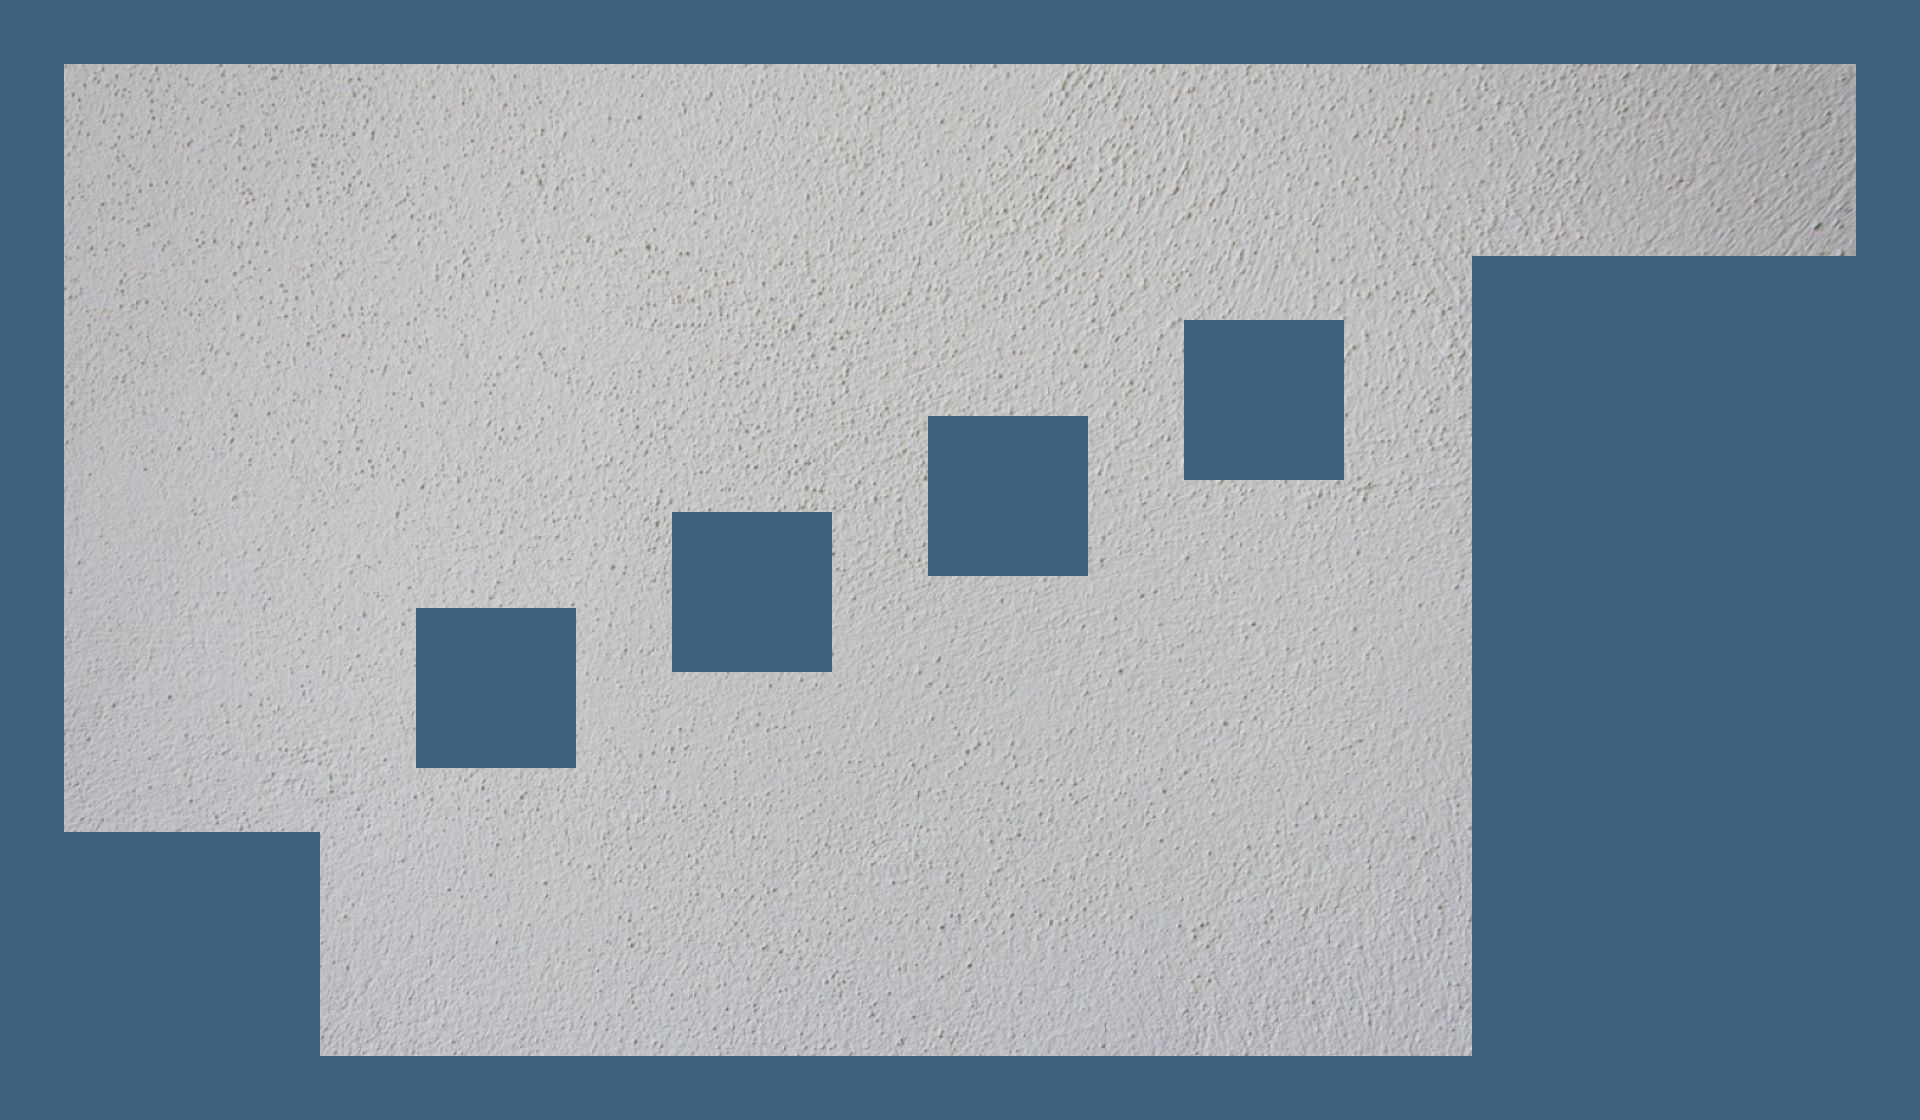

This game map was drawn from its Tiled (.tmx) file and the tilesets committed beside it. A one-line description and the full map source follow:
An orthogonal 60x35 tile map with 32x32 px tiles, 1 tile layer (terrain), 1 image layer and 10 objects.

<map version="1.10" tiledversion="1.11.0" orientation="orthogonal" renderorder="right-down" width="60" height="35" tilewidth="32" tileheight="32" infinite="0" nextlayerid="12" nextobjectid="12">
 <tileset firstgid="1" source="0-tileset-32x32.tsx" />
 <imagelayer id="5" name="bg">
  <image source="../wall-680178_1280.jpg" width="1920" height="1279" />
 </imagelayer>
 <layer id="1" name="terrain" width="60" height="35">
  <data encoding="csv">
117,117,117,117,117,117,117,117,117,117,117,117,117,117,117,117,117,117,117,117,117,117,117,117,117,117,117,117,117,117,117,117,117,117,117,117,117,117,117,117,117,117,117,117,117,117,117,117,117,117,117,117,117,117,117,117,117,117,117,117,
117,117,117,117,117,117,117,117,117,117,117,117,117,117,117,117,117,117,117,117,117,117,117,117,117,117,117,117,117,117,117,117,117,117,117,117,117,117,117,117,117,117,117,117,117,117,117,117,117,117,117,117,117,117,117,117,117,117,117,117,
117,117,0,0,0,0,0,0,0,0,0,0,0,0,0,0,0,0,0,0,0,0,0,0,0,0,0,0,0,0,0,0,0,0,0,0,0,0,0,0,0,0,0,0,0,0,0,0,0,0,0,0,0,0,0,0,0,0,117,117,
117,117,0,0,0,0,0,0,0,0,0,0,0,0,0,0,0,0,0,0,0,0,0,0,0,0,0,0,0,0,0,0,0,0,0,0,0,0,0,0,0,0,0,0,0,0,0,0,0,0,0,0,0,0,0,0,0,0,117,117,
117,117,0,0,0,0,0,0,0,0,0,0,0,0,0,0,0,0,0,0,0,0,0,0,0,0,0,0,0,0,0,0,0,0,0,0,0,0,0,0,0,0,0,0,0,0,0,0,0,0,0,0,0,0,0,0,0,0,117,117,
117,117,0,0,0,0,0,0,0,0,0,0,0,0,0,0,0,0,0,0,0,0,0,0,0,0,0,0,0,0,0,0,0,0,0,0,0,0,0,0,0,0,0,0,0,0,0,0,0,0,0,0,0,0,0,0,0,0,117,117,
117,117,0,0,0,0,0,0,0,0,0,0,0,0,0,0,0,0,0,0,0,0,0,0,0,0,0,0,0,0,0,0,0,0,0,0,0,0,0,0,0,0,0,0,0,0,0,0,0,0,0,0,0,0,0,0,0,0,117,117,
117,117,0,0,0,0,0,0,0,0,0,0,0,0,0,0,0,0,0,0,0,0,0,0,0,0,0,0,0,0,0,0,0,0,0,0,0,0,0,0,0,0,0,0,0,0,0,0,0,0,0,0,0,0,0,0,0,0,117,117,
117,117,0,0,0,0,0,0,0,0,0,0,0,0,0,0,0,0,0,0,0,0,0,0,0,0,0,0,0,0,0,0,0,0,0,0,0,0,0,0,0,0,0,0,0,0,117,117,117,117,117,117,117,117,117,117,117,117,117,117,
117,117,0,0,0,0,0,0,0,0,0,0,0,0,0,0,0,0,0,0,0,0,0,0,0,0,0,0,0,0,0,0,0,0,0,0,0,0,0,0,0,0,0,0,0,0,117,117,117,117,117,117,117,117,117,117,117,117,117,117,
117,117,0,0,0,0,0,0,0,0,0,0,0,0,0,0,0,0,0,0,0,0,0,0,0,0,0,0,0,0,0,0,0,0,0,0,0,117,117,117,117,117,0,0,0,0,117,117,117,117,117,117,117,117,117,117,117,117,117,117,
117,117,0,0,0,0,0,0,0,0,0,0,0,0,0,0,0,0,0,0,0,0,0,0,0,0,0,0,0,0,0,0,0,0,0,0,0,117,117,117,117,117,0,0,0,0,117,117,117,117,117,117,117,117,117,117,117,117,117,117,
117,117,0,0,0,0,0,0,0,0,0,0,0,0,0,0,0,0,0,0,0,0,0,0,0,0,0,0,0,0,0,0,0,0,0,0,0,117,117,117,117,117,0,0,0,0,117,117,117,117,117,117,117,117,117,117,117,117,117,117,
117,117,0,0,0,0,0,0,0,0,0,0,0,0,0,0,0,0,0,0,0,0,0,0,0,0,0,0,0,117,117,117,117,117,0,0,0,117,117,117,117,117,0,0,0,0,117,117,117,117,117,117,117,117,117,117,117,117,117,117,
117,117,0,0,0,0,0,0,0,0,0,0,0,0,0,0,0,0,0,0,0,0,0,0,0,0,0,0,0,117,117,117,117,117,0,0,0,117,117,117,117,117,0,0,0,0,117,117,117,117,117,117,117,117,117,117,117,117,117,117,
117,117,0,0,0,0,0,0,0,0,0,0,0,0,0,0,0,0,0,0,0,0,0,0,0,0,0,0,0,117,117,117,117,117,0,0,0,0,0,0,0,0,0,0,0,0,117,117,117,117,117,117,117,117,117,117,117,117,117,117,
117,117,0,0,0,0,0,0,0,0,0,0,0,0,0,0,0,0,0,0,0,117,117,117,117,117,0,0,0,117,117,117,117,117,0,0,0,0,0,0,0,0,0,0,0,0,117,117,117,117,117,117,117,117,117,117,117,117,117,117,
117,117,0,0,0,0,0,0,0,0,0,0,0,0,0,0,0,0,0,0,0,117,117,117,117,117,0,0,0,117,117,117,117,117,0,0,0,0,0,0,0,0,0,0,0,0,117,117,117,117,117,117,117,117,117,117,117,117,117,117,
117,117,0,0,0,0,0,0,0,0,0,0,0,0,0,0,0,0,0,0,0,117,117,117,117,117,0,0,0,0,0,0,0,0,0,0,0,0,0,0,0,0,0,0,0,0,117,117,117,117,117,117,117,117,117,117,117,117,117,117,
117,117,0,0,0,0,0,0,0,0,0,0,0,117,117,117,117,117,0,0,0,117,117,117,117,117,0,0,0,0,0,0,0,0,0,0,0,0,0,0,0,0,0,0,0,0,117,117,117,117,117,117,117,117,117,117,117,117,117,117,
117,117,0,0,0,0,0,0,0,0,0,0,0,117,117,117,117,117,0,0,0,117,117,117,117,117,0,0,0,0,0,0,0,0,0,0,0,0,0,0,0,0,0,0,0,0,117,117,117,117,117,117,117,117,117,117,117,117,117,117,
117,117,0,0,0,0,0,0,0,0,0,0,0,117,117,117,117,117,0,0,0,0,0,0,0,0,0,0,0,0,0,0,0,0,0,0,0,0,0,0,0,0,0,0,0,0,117,117,117,117,117,117,117,117,117,117,117,117,117,117,
117,117,0,0,0,0,0,0,0,0,0,0,0,117,117,117,117,117,0,0,0,0,0,0,0,0,0,0,0,0,0,0,0,0,0,0,0,0,0,0,0,0,0,0,0,0,117,117,117,117,117,117,117,117,117,117,117,117,117,117,
117,117,0,0,0,0,0,0,0,0,0,0,0,117,117,117,117,117,0,0,0,0,0,0,0,0,0,0,0,0,0,0,0,0,0,0,0,0,0,0,0,0,0,0,0,0,117,117,117,117,117,117,117,117,117,117,117,117,117,117,
117,117,0,0,0,0,0,0,0,0,0,0,0,0,0,0,0,0,0,0,0,0,0,0,0,0,0,0,0,0,0,0,0,0,0,0,0,0,0,0,0,0,0,0,0,0,117,117,117,117,117,117,117,117,117,117,117,117,117,117,
117,117,0,0,0,0,0,0,0,0,0,0,0,0,0,0,0,0,0,0,0,0,0,0,0,0,0,0,0,0,0,0,0,0,0,0,0,0,0,0,0,0,0,0,0,0,117,117,117,117,117,117,117,117,117,117,117,117,117,117,
117,117,117,117,117,117,117,117,117,117,0,0,0,0,0,0,0,0,0,0,0,0,0,0,0,0,0,0,0,0,0,0,0,0,0,0,0,0,0,0,0,0,0,0,0,0,117,117,117,117,117,117,117,117,117,117,117,117,117,117,
117,117,117,117,117,117,117,117,117,117,0,0,0,0,0,0,0,0,0,0,0,0,0,0,0,0,0,0,0,0,0,0,0,0,0,0,0,0,0,0,0,0,0,0,0,0,117,117,117,117,117,117,117,117,117,117,117,117,117,117,
117,117,117,117,117,117,117,117,117,117,0,0,0,0,0,0,0,0,0,0,0,0,0,0,0,0,0,0,0,0,0,0,0,0,0,0,0,0,0,0,0,0,0,0,0,0,117,117,117,117,117,117,117,117,117,117,117,117,117,117,
117,117,117,117,117,117,117,117,117,117,0,0,0,0,0,0,0,0,0,0,0,0,0,0,0,0,0,0,0,0,0,0,0,0,0,0,0,0,0,0,0,0,0,0,0,0,117,117,117,117,117,117,117,117,117,117,117,117,117,117,
117,117,117,117,117,117,117,117,117,117,0,0,0,0,0,0,0,0,0,0,0,0,0,0,0,0,0,0,0,0,0,0,0,0,0,0,0,0,0,0,0,0,0,0,0,0,117,117,117,117,117,117,117,117,117,117,117,117,117,117,
117,117,117,117,117,117,117,117,117,117,0,0,0,0,0,0,0,0,0,0,0,0,0,0,0,0,0,0,0,0,0,0,0,0,0,0,0,0,0,0,0,0,0,0,0,0,117,117,117,117,117,117,117,117,117,117,117,117,117,117,
117,117,117,117,117,117,117,117,117,117,0,0,0,0,0,0,0,0,0,0,0,0,0,0,0,0,0,0,0,0,0,0,0,0,0,0,0,0,0,0,0,0,0,0,0,0,117,117,117,117,117,117,117,117,117,117,117,117,117,117,
117,117,117,117,117,117,117,117,117,117,117,117,117,117,117,117,117,117,117,117,117,117,117,117,117,117,117,117,117,117,117,117,117,117,117,117,117,117,117,117,117,117,117,117,117,117,117,117,117,117,117,117,117,117,117,117,117,117,117,117,
117,117,117,117,117,117,117,117,117,117,117,117,117,117,117,117,117,117,117,117,117,117,117,117,117,117,117,117,117,117,117,117,117,117,117,117,117,117,117,117,117,117,117,117,117,117,117,117,117,117,117,117,117,117,117,117,117,117,117,117
</data>
 </layer>
 <objectgroup id="3" name="terrainObj">
  <object id="1" x="1.0303" y="1056.45" width="1918.45" height="64.7576" />
  <object id="2" x="0" y="834" width="319.333" height="224" />
  <object id="4" x="1475.33" y="256.667" width="444.667" height="798.667" />
  <object id="5" x="-1.33333" y="-2.66667" width="64" height="836" />
  <object id="6" x="-0.666667" y="-2" width="1920.67" height="66" />
  <object id="7" x="1858" y="2" width="62" height="830" />
  <object id="8" x="414" y="610" width="162" height="160" />
  <object id="9" x="674" y="512" width="154" height="158" />
  <object id="10" x="928" y="414" width="156" height="160" />
  <object id="11" x="1180" y="320" width="162" height="156" />
 </objectgroup>
</map>
